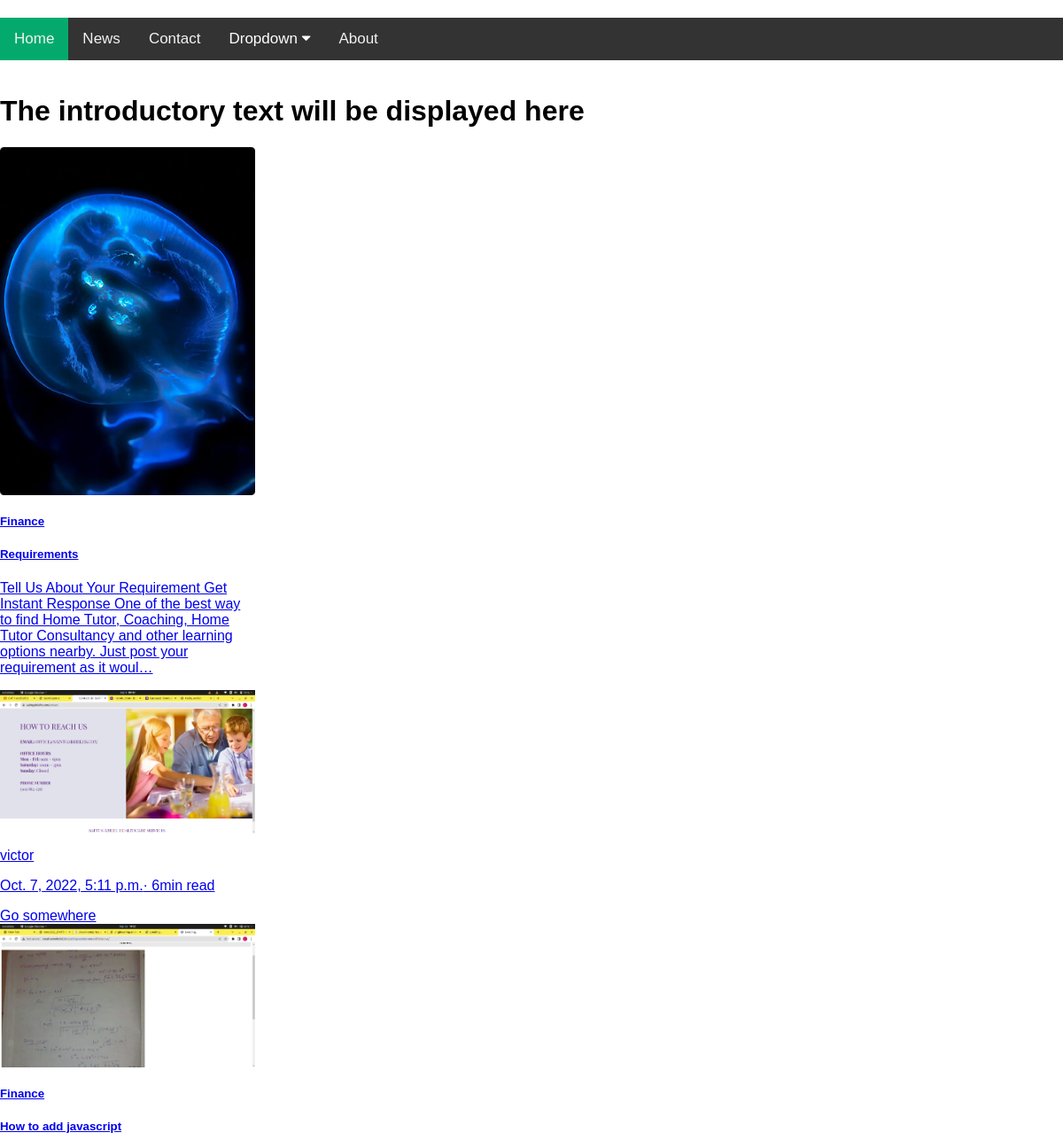
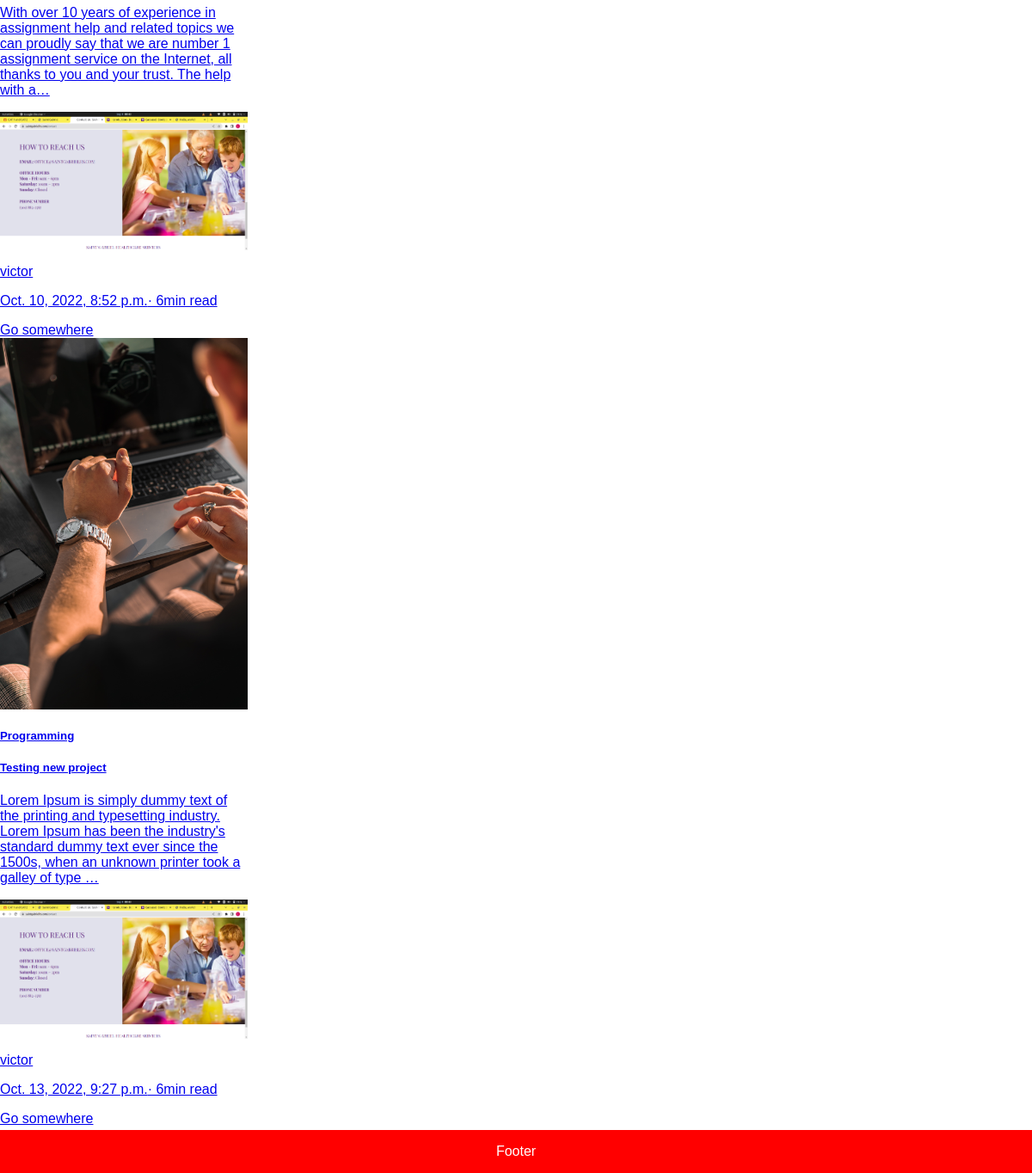
The page / on the database its author committed (2 pictures, top to bottom).
### freelanceapp/models.py (models this page shows, shortened)
class Post(models.Model):
    writer = models.ForeignKey(UserProfile, on_delete = models.SET_NULL, null=True, blank=True)
    title= models.CharField(max_length=500)
    body = models.TextField()
    image = models.ImageField(upload_to='img')
    post_id = models.UUIDField(default=uuid.uuid4, primary_key=True, unique=True, editable=False)
    created = models.DateTimeField(auto_now_add=True)
    modified = models.DateTimeField(auto_now=True)
    slug = models.SlugField()
    category = models.ForeignKey('Category', on_delete=models.SET_NULL, blank=True, null=True)

class Category(models.Model):
    title = models.CharField(max_length=100)
    catogory_id = models.UUIDField(default=uuid.uuid4, primary_key=True, unique=True, editable=False)
    slug = models.SlugField()
    def __str__(self):
        return self.title

### profiles/models.py (models this page shows, shortened)
class UserProfile(models.Model):
    user = models.OneToOneField(User, on_delete=models.CASCADE)
    name = models.CharField(max_length = 200)
    email = models.EmailField()
    username = models.CharField(max_length=200)
    profession = models.CharField(max_length=200)
    picture = models.ImageField(upload_to = 'img', blank=True, null=True)
    about = models.TextField()
    profile_id = models.UUIDField(default= uuid.uuid4, editable=False, unique=True, primary_key=True)

### freelanceapp/views.py (the view)
# urls.py: path('', views.index, name='index'),
def index(request):
    posts = Post.objects.all()
    context = {'posts':posts }
    return render(request, "freelanceapp/index.html", context)

### freelanceapp/templates/freelanceapp/index.html (shortened to what this page needs)
{% extends 'base.html' %}
{% block content%}
<h1> The introductory text will be displayed here</h1>
{% for post in posts %}
    <div class="card" style="width: 18rem;">
        <a href="{% url 'detail' post.slug %}">
            <img src="{{ post.image.url }}" class="card-img-top" alt="...">
            <h5>{{ post.category }}</h5>
            <div class="card-body">
            <h5 class="card-title">{{ post.title }}</h5>
            <p class="card-text">{{ post.body|truncatechars:200 }}</p>
            <img src="{{ post.writer.picture.url }}" alt="" />
            <p>{{ post.writer.name }}</p>
            <p>{{ post.created }}&middot; 6min read</p>
            <a href="#" class="btn btn-primary">Go somewhere</a>
            </div>
        </a>
    </div>
{% endfor %}
<br><br><br>
{% endblock %}

### templates/base.html (shortened to what this page needs)
<!DOCTYPE html>
{% load static %}
<html>
<head>
<link rel="stylesheet" href="https://cdnjs.cloudflare.com/ajax/libs/font-awesome/4.7.0/css/font-awesome.min.css">
<link rel="stylesheet" href="{% static 'css/styles.css' %}" >
<link rel="stylesheet" href="{% static 'css/detail.css' %}" >
</head>
<body>
<div class="topnav" id="myTopnav">
  <a href="{% url 'index' %}" class="active">Home</a>
  <a href="#news">News</a>
  <a href="#contact">Contact</a>
  <div class="dropdown">
    <button class="dropbtn">Dropdown
      <i class="fa fa-caret-down"></i>
    </button>
  </div>
  <a href="#about">About</a>
</div>
<br>
{% block content%}{% endblock %}
<div class="footer">
    <p>Footer</p>
</div>
</body>
</html>

### static/css/styles.css (style rules this page uses)
body { margin:0;font-family:Arial }
.topnav { overflow: hidden; background-color: #333; }
.topnav a { float: left; display: block; color: #f2f2f2; text-align: center; padding: 14px 16px; text-decoration: none; font-size: 17px; }
.active { background-color: #04AA6D; color: white; }
.dropdown { float: left; overflow: hidden; }
.dropdown .dropbtn { font-size: 17px; border: none; outline: none; color: white; padding: 14px 16px; background-color: inherit; font-family: inherit; margin: 0; }
.footer { position: fixed; left: 0; bottom: 0; width: 100%; background-color: red; color: white; text-align: center; }

### static/css/detail.css (style rules this page uses)
body { margin-top:20px; }
img { max-width: 100%; }
img { vertical-align: middle; border-style: none; }

### rows shown on the page
Post: image (picture), category "Finance", title "Requirements", body "Tell Us About Your Requirement Get Instant Response One of the best way to find Home Tutor, Coaching, Home Tutor Consultancy and other learning options nearby. Just post your requirement as it woul…", writer.picture (picture), writer.name "victor", created "Oct. 7, 2022, 5:11 p.m."
Post: image (picture), category "Finance", title "How to add javascript", body "With over 10 years of experience in assignment help and related topics we can proudly say that we are number 1 assignment service on the Internet, all thanks to you and your trust. The help with a…", writer.picture (picture), writer.name "victor", created "Oct. 10, 2022, 8:52 p.m."
Post: image (picture), category "Programming", title "Testing new project", body "Lorem Ipsum is simply dummy text of the printing and typesetting industry. Lorem Ipsum has been the industry's standard dummy text ever since the 1500s, when an unknown printer took a galley of type …", writer.picture (picture), writer.name "victor", created "Oct. 13, 2022, 9:27 p.m."
